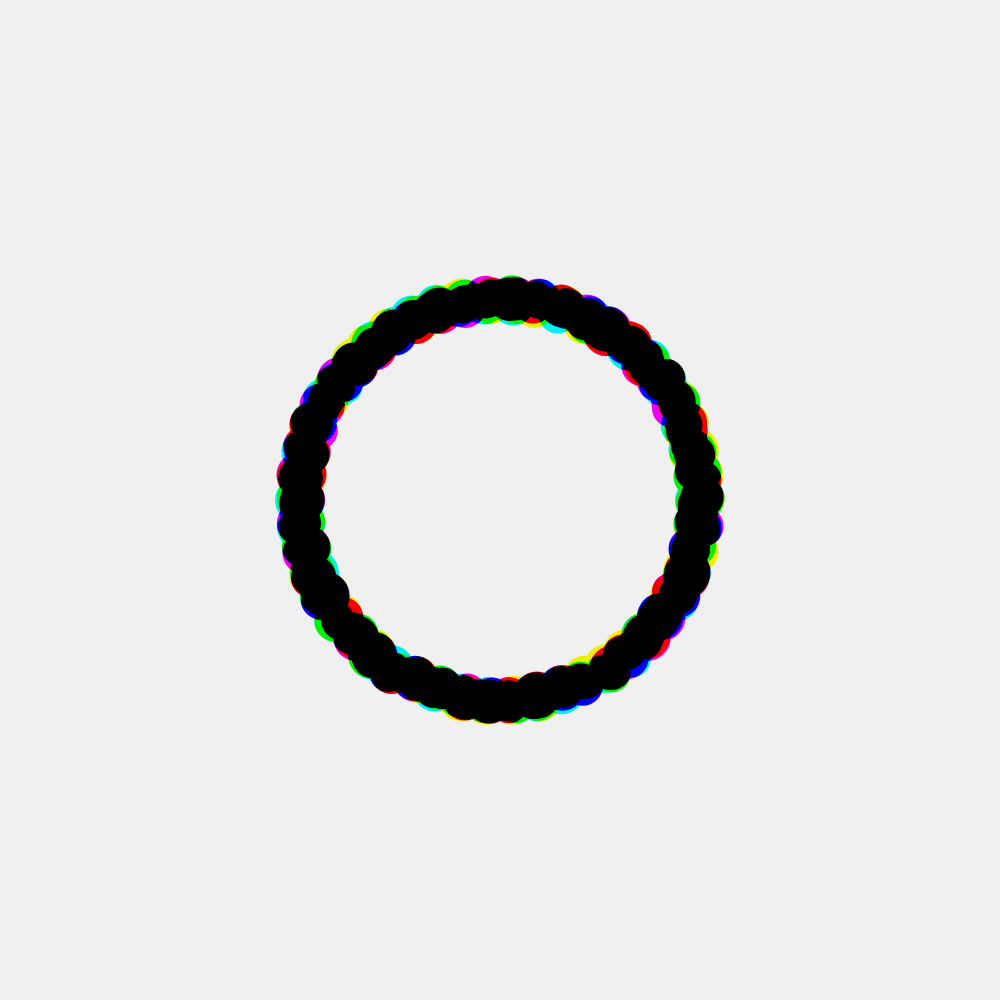
Frame 1 (no input)
Frame 60 (no input): identical to frame 1, image omitted
Frame 120 (the mouse pressed at the canvas centre since frame 60): identical to frame 1, image omitted

The p5.js sketch that drew this single still picture (run headless with seeded random() and noise() and a simulated clock; from frame 60 on, the mouse is pressed at the canvas centre):

// p5.js sketch
// ── sketch.js
let colors = [];
let vehicles = [];


function setup() {
  createCanvas(1000, 1000);
  background(240);
  colors[0] = color(255, 0, 255);
  colors[1] = color(255, 255, 0);
  colors[2] = color(0, 255, 255);


  for (let i = 0; i < 100; i++) {
    for (let j = 0; j < 3; j++) {
    let theta = map(i, 0, 50, 0, TAU);
    let x = width / 2 + 200 * cos(theta);
    let y = width / 2 + 200 * sin(theta);
    let pt = createVector(x, y);
    let col = colors[j];
    // let col = color(0,0,0);
    let xoff = pt.x + random(-5, 5);
    let yoff = pt.y + random(-5, 5)
    let d = abs(dist(xoff,yoff, x, y));
    let r = map(d, 0, 20, 50, 12);
    let vehicle = new Vehicle(xoff, yoff, col, r);
    vehicles.push(vehicle);
    }
  }
}

function draw() {
  blendMode(BLEND);
  background(240);

  blendMode(MULTIPLY);
  for (let i = 0; i < vehicles.length; i++) {
    let v = vehicles[i];
    v.behaviors();
    v.update();
    v.show();
  }
}

class Vehicle {
  constructor(x, y, col_, r_) {
    this.home = createVector(x, y);
    this.pos = this.home.copy();
    this.target = createVector(x, y);
    this.vel = createVector(0, 0);
    this.acc = createVector();
    this.r = 8;
    this.originalR = r_;
    this.minR = 2;
    this.maxspeed = 10;
    this.maxforce = 1;
    this.col = col_;
    this.timeout = 0;
  }

  behaviors() {
    let mouse = createVector(mouseX, mouseY);
    this.updateRadius(mouse);
  }

  applyForce(f) {
    this.acc.add(f);
  }

  update() {
    this.pos.add(this.vel);
    this.vel.add(this.acc);
    this.acc.mult(0);
  }

  show() {
    stroke(this.col);
    strokeWeight(this.r);
    point(this.pos.x, this.pos.y);
  }

 

  updateRadius(target) {
    let d = p5.Vector.dist(this.pos, target);
    if (d < 100) {
      this.r = map(d, 0, 100, this.minR, this.originalR);
    } else {
      this.r = this.originalR;
    }
  }
}
